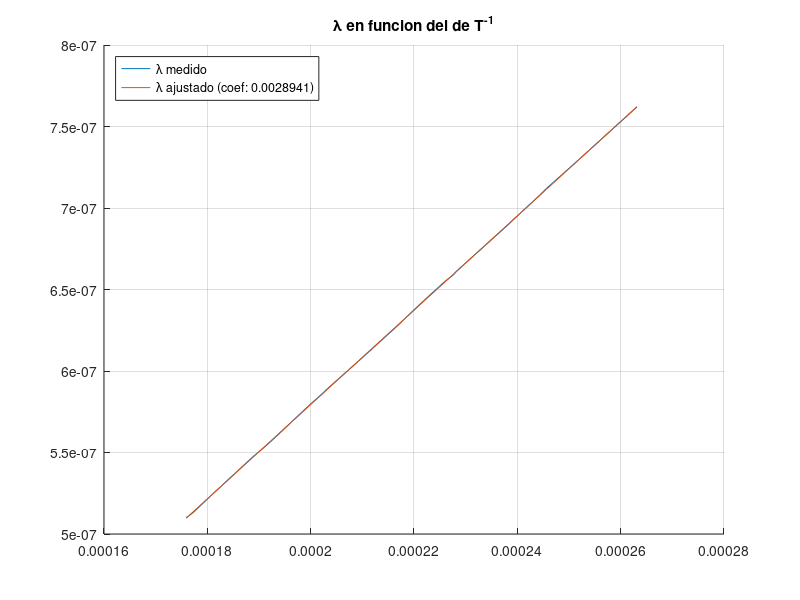

Here is the MATLAB script that generated this plot:
clear;

% Cargo la temperatura T y la longitud de onda L del archivo de datos
if exist(fullfile(cd, 'datos2.mat'), 'file')
	load datos2.mat;
else
	% No tengo datos, pero puedo simular que los tengo
	T = 3800:200:7600;            % Temperatura
	R = 0.95 + 0.1 * rand(1, 20); % Random entre 0.95 y 1.05, distribuidos uniformemente
	L = 0.0028976 * R .* T.^-1;   % Longitud de onda simulada
end

% Me quedo con el inverso de la temperatura
invT = T .^ -1;

% Aproximo por minimos cuadrados
P = polyfit(invT, L, 1);

% Hago dos graficas de lambda en funcion de T^-1 
% 1. A partir de los datos medidos
% 2. Utilizando el coeficiente calculado con polyfit

figure;
grid on;
hold on
title('\lambda en funcion del de T^{-1}');

plot(invT, L);
plot(invT, polyval(P, invT)); % invT.*P(1));
legend('\lambda medido', strcat('\lambda ajustado (coef:{ }', num2str(P(1)), ')'), 'location','northwest');
print('Wien','-dpng')
